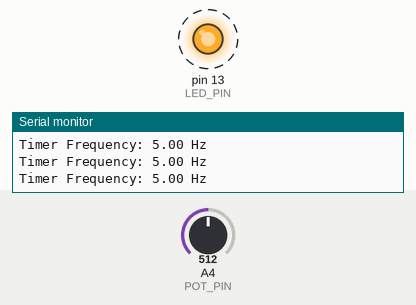
Recording of a sketch running on a simulated Arduino Uno, built with avr-gcc and run on an emulated ATmega328P. Shown: output pins drawn as LEDs (lit = HIGH), the last lines printed to the serial monitor. Dashed ring = blinking. The inputs (shaded band) are chosen by the test bench; at power-on: A4 (POT_PIN) = 512.

Above: at 1.2 s.
1.3 s: A4 (POT_PIN) set to 122
At 2.13 s:
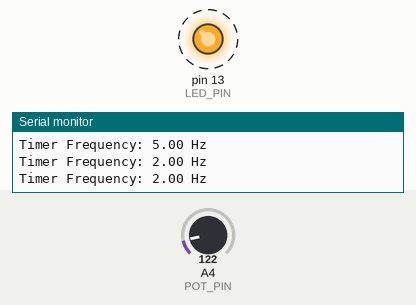
4.3 s: A4 (POT_PIN) set to 0
At 6.1 s:
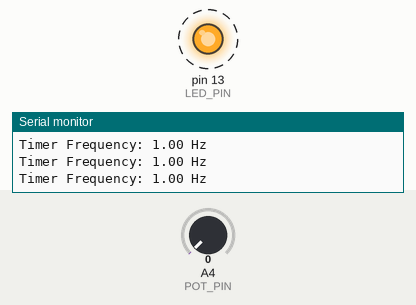
Timing chart, 0 to 11.8 s (numbered marks = the images above; inputs shaded):
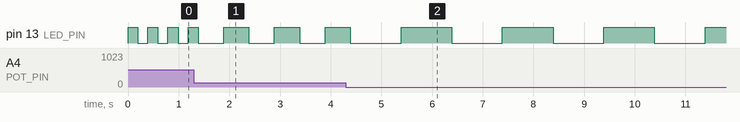

Measured:
- after the input at 1.3 s, pin 13 (LED_PIN): alternates HIGH for 0.50 s and LOW for 0.50 s, starting after 0.59 s
- after the input at 4.3 s, pin 13 (LED_PIN): alternates HIGH for 1.0 s and LOW for 1.0 s, starting after 1.1 s
- by itself, pin 13 (LED_PIN): alternates HIGH for 0.20 s and LOW for 0.20 s

The sketch:

part_3.ino
```cpp
// Define LED and potentiometer pin
const byte LED_PIN = 13;
const byte POT_PIN = A4;

void setup() {
  pinMode(LED_PIN, OUTPUT);  // Set LED as output
  pinMode(POT_PIN, INPUT);   // Set potentiometer as input

  Serial.begin(9600);  // Start serial communication

  double initialFrequency = getPotFrequency(); // Get frequency from potentiometer
  startTimer(initialFrequency);  // Start timer with this frequency
}

void loop() {
  double newFrequency = getPotFrequency();  // Read new frequency
  startTimer(newFrequency);  // Update timer with new frequency
  delay(500);  // Short delay to avoid fast changes
}

// Start Timer1 with a given frequency
void startTimer(double timerFrequency) {
  noInterrupts();  // Stop interrupts

  TCCR1A = 0;  // Normal mode
  TCCR1B = 0;  // Clear settings

  TCCR1B |= (1 << WGM12);  // Set CTC mode
  TCCR1B |= (1 << CS12) | (1 << CS10);  // Set prescaler to 1024

  OCR1A = (16000000 / (1024 * timerFrequency)) - 1;  // Calculate timer value

  TIMSK1 |= (1 << OCIE1A);  // Enable timer interrupt

  interrupts();  // Start interrupts
}

// Read potentiometer and map to frequency range
double getPotFrequency() {
  int potValue = analogRead(POT_PIN);  // Read potentiometer value
  double frequency = map(potValue, 0, 1023, 1, 10);  // Map to 1Hz - 10Hz

  Serial.print("Timer Frequency: ");
  Serial.print(frequency);
  Serial.println(" Hz");

  return frequency;
}

// Timer interrupt - toggles LED
ISR(TIMER1_COMPA_vect) {
  digitalWrite(LED_PIN, !digitalRead(LED_PIN));  // Toggle LED
}
```
